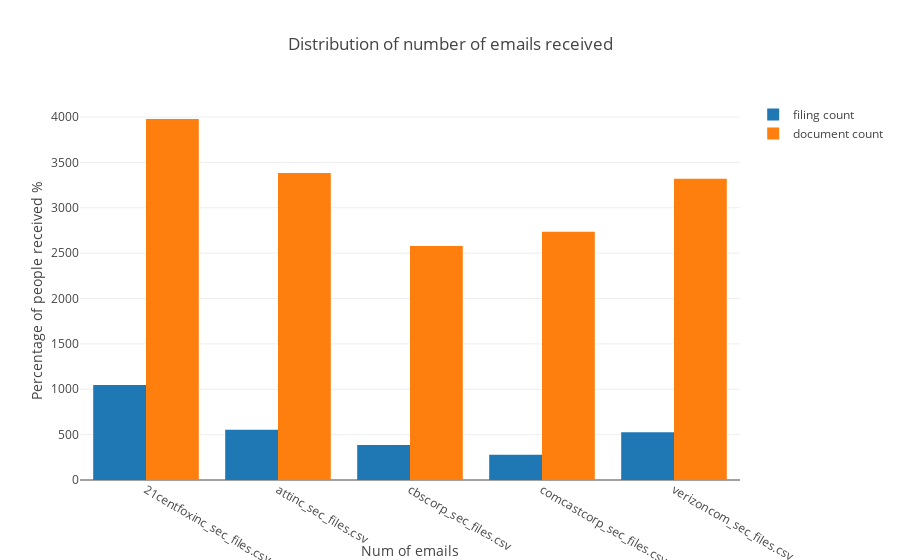

Notebook code for this chart:
### Code cell
trace1 = go.Bar(x = table1['file_name'], 
                y = table1['doccount']['count'],
                name = 'filing count')

trace2 = go.Bar(x = table1['file_name'],
                y = table1['doccount']['sum'],
                name = 'document count')

data = [trace1,trace2]


iplot({
    "data":data,
    "layout":go.Layout(title="Distribution of number of emails received", 
                       xaxis={'title':'Num of emails'}, 
                       yaxis={'title':'Percentage of people received %'})})

### Figure 1 — Plotly figure (JSON) as saved in the notebook; plotly's stock layout.template omitted (floating-point values rounded to 4 significant figures)
{"data": [{"name": "filing count", "type": "bar", "uid": "afaf7b24-d14d-11e8-b226-8c16457099f2", "x": ["21centfoxinc_sec_files.csv", "attinc_sec_files.csv", "cbscorp_sec_files.csv", "comcastcorp_sec_files.csv", "verizoncom_sec_files.csv"], "y": [1048, 555, 385, 277, 525]}, {"name": "document count", "type": "bar", "uid": "afaf7b25-d14d-11e8-8272-8c16457099f2", "x": ["21centfoxinc_sec_files.csv", "attinc_sec_files.csv", "cbscorp_sec_files.csv", "comcastcorp_sec_files.csv", "verizoncom_sec_files.csv"], "y": [3978, 3383, 2578, 2735, 3319]}], "layout": {"title": "Distribution of number of emails received", "xaxis": {"title": "Num of emails"}, "yaxis": {"title": "Percentage of people received %"}}}
